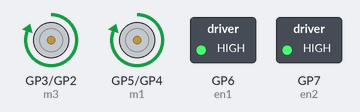
The program below on a simulated Raspberry Pi Pico running MicroPython. Shown: motor-driver pin pairs drawn as motors (green arrow = first pin HIGH = forward, orange = second pin HIGH = backward, longer = more drive), switched loads named in the program (green lamp = pin HIGH).

Above: at 0.5 s.
At 1.5 s:
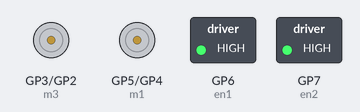
At 5.5 s:
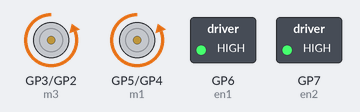
Timing chart, 0 to 6.9 s (numbered marks = the images above):
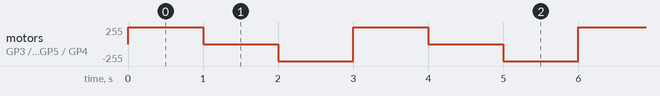

Measured:
- by itself, motor on GP3 (m3) / GP2 (m4), motor on GP5 (m1) / GP4 (m2): repeats every 3.0 s: stopped 1.0 s, backward 255/255 1.0 s, forward 255/255 1.0 s

The program:

DC-motor-with-Raspberry-Pi-Pico.py
```python
from machine import Pin
import utime

m1 = Pin(5, Pin.OUT)
m2 = Pin(4, Pin.OUT)
m3 = Pin(3, Pin.OUT)
m4 = Pin(2, Pin.OUT)

en1 = Pin(6, Pin.OUT)
en2 = Pin(7, Pin.OUT)

en1(1)  # motor 1 enable, set value 0 to disable
en2(1)  # motor 2 enable, set value 0 to disable

while True:
    #Both Motor in forward direction
    m1(1)
    m2(0)
    m3(1)
    m4(0)
    utime.sleep(1)
    #Both Motor in stop position
    m1(0)
    m2(0)
    m3(0)
    m4(0)
    utime.sleep(1)
    #Both Motor in Reverse direction
    m1(0)
    m2(1)
    m3(0)
    m4(1)
    utime.sleep(1)
```
